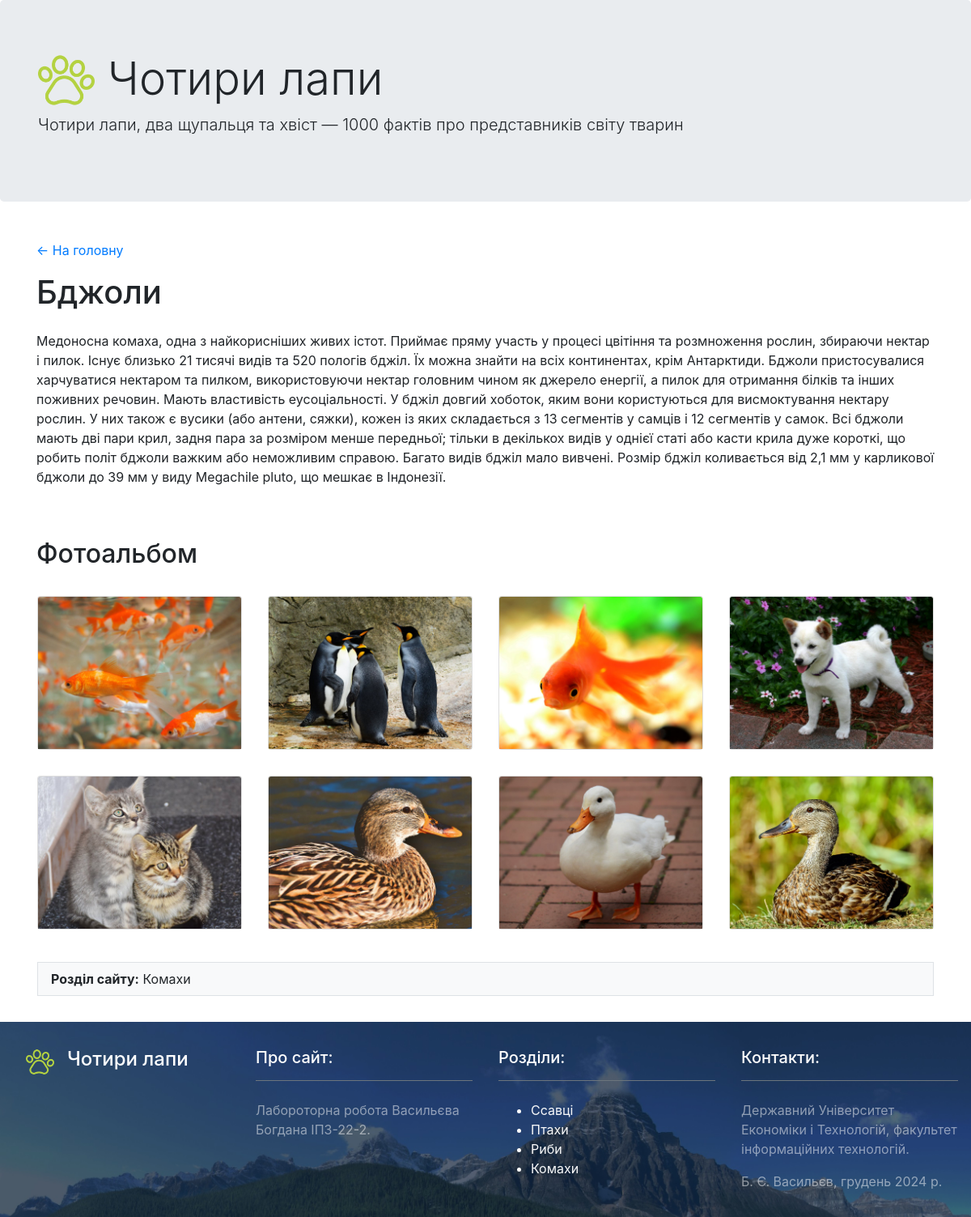
The app's page /?page=5 with its own data.
### tables this page shows
CREATE TABLE IF NOT EXISTS `pages` (
  `id` bigint(20) NOT NULL AUTO_INCREMENT,
  `title` text NOT NULL,
  `description` text,
  `content` text NOT NULL,
  `category` bigint(20) NOT NULL,
  `image` varchar(200) DEFAULT NULL,
  PRIMARY KEY (`id`)
);

CREATE TABLE IF NOT EXISTS `photos` (
  `id` bigint(20) NOT NULL AUTO_INCREMENT,
  `file` varchar(200) NOT NULL,
  `page` bigint(20) NOT NULL,
  PRIMARY KEY (`id`)
);

CREATE TABLE IF NOT EXISTS `categories` (
  `id` bigint(20) NOT NULL AUTO_INCREMENT,
  `name` varchar(200) NOT NULL,
  `description` text,
  `ordered` int(11) DEFAULT NULL,
  PRIMARY KEY (`id`),
  KEY `id` (`id`)
);

### content.php (the view)
<div class="container mt-5 mb-3">
    <p><a href=".">← На головну </a></p>
    <?php
    $result = $mysqli->query("
            SELECT pages.*, categories.name AS category_name
            FROM pages
            LEFT JOIN categories ON pages.category = categories.id
            WHERE pages.id = $page_id
        ");
    $row = $result->fetch_assoc();
    if ($row):
        ?>
        <div class="row">
            <div class="col mb-5">
                <h1 class="mb-4"><?php echo $row['title']; ?></h1>
                <p><?php echo preg_replace("/\n\n|\r\n\r\n/", "<p>", $row['content']); ?>
            </div>
        </div>
        <div class="row">
            <div class="col">
                <h2 class="mb-3">Фотоальбом</h2>
                <div class="card-deck">
                    <?php
                    $photoResult = $mysqli->query("SELECT * FROM photos ORDER BY rand() LIMIT 8");
                    while ($photo = $photoResult->fetch_assoc()) :
                        ?>
                        <div class="col-12 col-sm-6 col-lg-4 col-xl-3 p-3">
                            <div class="card m-0">
                                <img src="images/<?php echo $photo['file']; ?>" class="card-img-top" alt="">
                            </div>
                        </div>
                    <?php
                    endwhile;
                    ?>
                </div>
            </div>
        </div>
        <div class="row">
            <div class="col bg-light border p-2 pl-3 m-3 mt-4">
                <strong>Розділ сайту:</strong>
                <?php echo htmlspecialchars($row['category_name']);?>
            </div>
        </div>
    <?php
    else:
        include "404.php";
    endif;
    ?>
</div>

### records on screen
pages: title "Бджоли", content "Медоносна комаха, одна з найкорисніших живих істот. Приймає пряму участь у процесі цвітіння та розмноження рослин, збираючи нектар і пилок. Існує близько 21 тисячі видів та 520 пологів бджіл. Їх можна знайти на всіх континентах, крім Антарктиди. Бджоли пристосувалися харчуватися нектаром та пилком, використовуючи нектар головним чином як джерело енергії, а пилок для отримання білків та інших поживних речовин. Мають властивість еусоціальності. У бджіл довгий хоботок, яким вони користуються для висмоктування нектару рослин. У них також є вусики (або антени, сяжки), кожен із яких складається з 13 сегментів у самців і 12 сегментів у самок. Всі бджоли мають дві пари крил, задня пара за розміром…", categories.name "Комахи"
photos: file (picture)
photos: file (picture)
photos: file (picture)
photos: file (picture)
photos: file (picture)
photos: file (picture)
photos: file (picture)
photos: file (picture)
